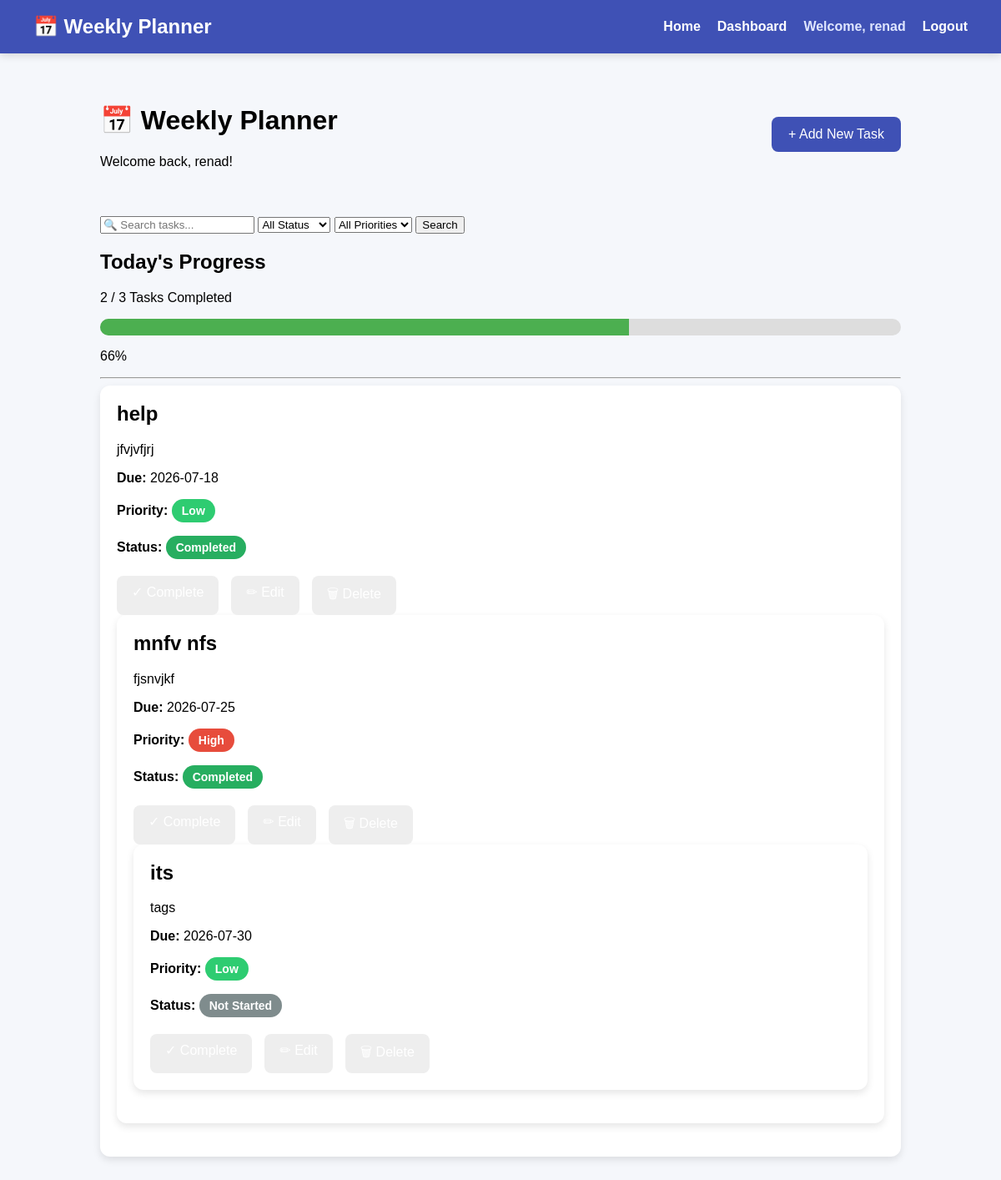
/dashboard (signed in), run on an earlier commit of the app's database.
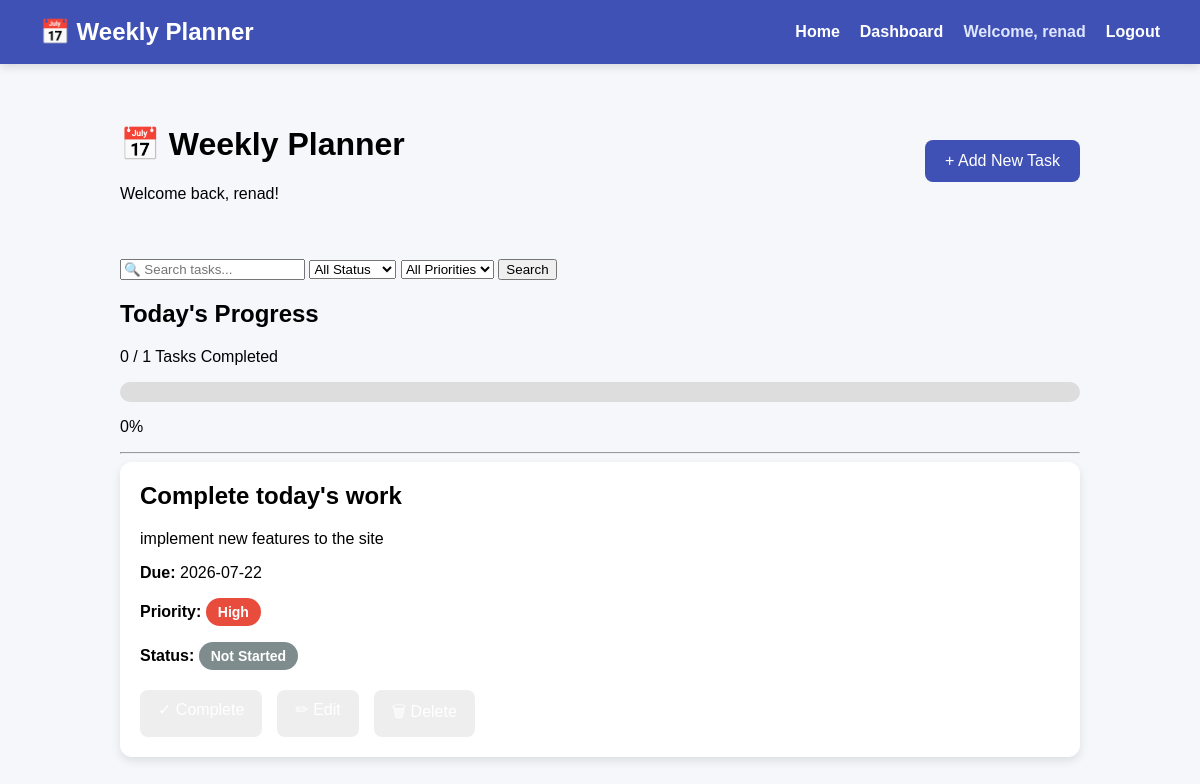
And on a later commit of the database.
### tables this page shows
CREATE TABLE tasks(
            id INTEGER PRIMARY KEY AUTOINCREMENT,
            title TEXT NOT NULL,
            description TEXT,
            due_date TEXT,
            priority TEXT,
            status TEXT DEFAULT 'Not Started',
            created_at TEXT,
            user_id INTEGER NOT NULL,
            FOREIGN KEY(user_id) REFERENCES users(id)
        );

### routes/tasks.py (the view)
@tasks.route("/dashboard")
def dashboard():
    if "user_id" not in session:
        return redirect(url_for("auth.login"))
    total = get_total_tasks(session["user_id"])
    completed = get_completed_tasks(session["user_id"])
    search = request.args.get("search", "")
    status = request.args.get("status", "")
    priority = request.args.get("priority", "")
    tasks = get_tasks(
    session["user_id"],
    search,
    status,
    priority
    )
    progress = 0
    if total > 0:
        progress = int((completed / total) * 100)
    return render_template(
    "dashboard.html",
    username=session["username"],
    tasks=tasks,
    total=total,
    completed=completed,
    progress=progress
)

### database.py (called while the page is built, shortened)
def get_tasks(user_id, search="", status="", priority=""):
    connection = sqlite3.connect("planner.db")
    connection.row_factory = sqlite3.Row
    cursor = connection.cursor()
    query = """
        SELECT *
        FROM tasks
        WHERE user_id = ?
    """
    parameters = [user_id]
    if status:
        query += " AND status = ?"
        parameters.append(status)
    if priority:
        query += " AND priority = ?"
        parameters.append(priority)
    query += " ORDER BY due_date"
    cursor.execute(query, parameters)
    tasks = cursor.fetchall()
    connection.close()
    return tasks

def get_total_tasks(user_id):
    connection = sqlite3.connect("planner.db")
    cursor = connection.cursor()
    cursor.execute("""
        SELECT COUNT(*)
        FROM tasks
        WHERE user_id = ?
    """, (user_id,))
    total = cursor.fetchone()[0]
    connection.close()
    return total

def get_completed_tasks(user_id):
    connection = sqlite3.connect("planner.db")
    cursor = connection.cursor()
    cursor.execute("""
        SELECT COUNT(*)
        FROM tasks
        WHERE user_id = ?
        AND status = 'Completed'
    """, (user_id,))
    completed = cursor.fetchone()[0]
    connection.close()
    return completed

### templates/dashboard.html (shortened to what this page needs)
{% extends "base.html" %}
{% block content %}
<div class="dashboard">
    <div class="dashboard-header">
        <div>
            <h1>📅 Weekly Planner</h1>
            <p>Welcome back, {{ username }}!</p>
        </div>
        <a class="add-btn" href="{{ url_for('tasks.add_task_route') }}">
            + Add New Task
        </a>
    </div>
    <form method="GET" action="{{ url_for('tasks.dashboard') }}" class="search-form">
        <input
            type="text"
            name="search"
            placeholder="🔍 Search tasks..."
            value="{{ search }}"
        >
        <select name="status">
            <option value="">All Status</option>
        </select>
        <select name="priority">
            <option value="">All Priorities</option>
        </select>
        <button type="submit">
            Search
        </button>
    </form>
    <h2>Today's Progress</h2>
    <p>{{ completed }} / {{ total }} Tasks Completed</p>
    <div class="progress-bar">
        <div class="progress-fill" style="--progress: {{ progress }}%;"></div>
    </div>
    <p>{{ progress }}%</p>
    <hr>
    {% if tasks %}
        {% for task in tasks %}
        <div class="task-card">
            <h2>{{ task["title"] }}</h2>
            {% if task["description"] %}
            <p>{{ task["description"] }}</p>
            {% else %}
            <p><em>No description provided.</em></p>
            {% endif %}
            <p><strong>Due:</strong> {{ task["due_date"] }}</p>
            <p>
                <strong>Priority:</strong>
                <span class="
                    badge
                    {% if task['priority'] == 'High' %}
                        high
                    {% elif task['priority'] == 'Medium' %}
                        medium
                    {% else %}
                        low
                    {% endif %}
                ">
                    {{ task["priority"] }}
                </span>
            </p>
            <p>
                <strong>Status:</strong>
                <span class="
                    badge
                    {% if task['status'] == 'Completed' %}
                        completed
                    {% else %}
                        pending
                    {% endif %}
                ">
                    {{ task["status"] }}
                </span>
            </p>
            <div class="task-buttons">
                <a class="complete-btn"
                    href="{{ url_for('tasks.complete_task_route', task_id=task['id']) }}">
                </a>
                <a class="edit-btn"
                    href="{{ url_for('tasks.edit_task', task_id=task['id']) }}">
                </a>
                <a class="delete-btn"
                    href="{{ url_for('tasks.delete_task_route', task_id=task['id']) }}">
                </a>
            </div>
        {% endfor %}
    {% else %}
        <p>No tasks yet. Create your first task!</p>
    {% endif %}
</div>
{% endblock %}

### templates/base.html (shortened to what this page needs)
<!DOCTYPE html>
<html lang="en">
    <head>
        <link rel ="stylesheet"
            href="{{ url_for('static', filename='css/style.css') }}">
    </head>
    <body>
        <nav>
            <h2>📅 Weekly Planner</h2>
            <ul>
                <li><a href="{{ url_for('home') }}">Home</a></li>
            {% if "user_id" in session %}
                 <li><a href="{{ url_for('tasks.dashboard')}}">Dashboard</a></li>
                 <li class="welcome">
                    Welcome, {{ session["username"]}}
                 </li>
                 <li><a href="{{ url_for('auth.logout') }}">Logout</a></li>
        {% else %}
                <li><a href="{{ url_for('auth.register') }}">Register</a></li>
                <li><a href="{{ url_for('auth.login') }}">Login</a></li>
        {% endif %}
            </ul>
        </nav>
        <main>
            {% block content %}
            {% endblock %}
        </main>
    </body>
</html>

### static/css/style.css (style rules this page uses)
body { margin:0; font-family:Arial, Helvetica, sans-serif; background:#f5f7fb; }
nav { background:#3f51b5; color:white; display:flex; justify-content:space-between; align-items:center; padding:18px 40px; box-shadow:0 2px 10px rgba(0,0,0,.15); }
nav h2 { margin:0; }
nav ul { display:flex; align-items:center; gap:20px; list-style:none; margin:0; padding:0; }
nav a { color:white; text-decoration:none; font-weight:600; }
.welcome { color:#dfe6ff; font-weight:bold; }
.dashboard { width:80%; margin:40px auto; }
.dashboard-header { display:flex; justify-content:space-between; align-items:center; margin-bottom:40px; }
.add-btn { background:#3f51b5; color:white; padding:12px 20px; border-radius:8px; text-decoration:none; }
.task-card { background:white; padding:20px; border-radius:12px; margin-bottom:20px; box-shadow:0px 4px 10px rgba(0,0,0,0.1); }
.task-card h2 { margin-top:0; }
.task-buttons { margin-top:20px; display:flex; gap:15px; }
.task-buttons a { text-decoration:none; background:#eeeeee; padding:10px 15px; border-radius:6px; }
.progress-bar { width:100%; height:20px; background:#dddddd; border-radius:20px; overflow:hidden; margin-bottom:10px; }
.badge { display:inline-block; padding:6px 12px; border-radius:20px; color:white; font-size:14px; font-weight:bold; }
.high { background:#e74c3c; }
.pending { background:#7f8c8d; }
.task-buttons a { color:white; padding:10px 18px; border-radius:8px; text-decoration:none; transition:0.2s; }
.complete-btn { background:#27ae60; }
.edit-btn { background:#3498db; }
.delete-btn { background:#e74c3c; }

What changed in the data, as far as the page shows it:
removed tasks: title "help", description "jfvjvfjrj", due_date "2026-07-18", priority "Low", status "Completed"
removed tasks: title "mnfv nfs", description "fjsnvjkf", due_date "2026-07-25", priority "High", status "Completed"
removed tasks: title "its", description "tags", due_date "2026-07-30", priority "Low", status "Not Started"
added tasks: title "Complete today's work", description "implement new features to the site", due_date "2026-07-22", priority "High", status "Not Started"
Also different on the page:
{{ completed }}: "2" → "0"
{{ total }}: "3" → "1"
{{ progress }}: "66" → "0"
